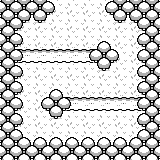

Below is a game level as drawn by its tile map, then a one-line description and the .tmx file that defines it, in full:
An orthogonal 10x10 tile map with 16x16 px tiles, 4 tile layers (Grass, Hills, Trees, top) and 2 objects.

<map version="1.8" tiledversion="1.8.4" orientation="orthogonal" renderorder="right-down" width="10" height="10" tilewidth="16" tileheight="16" infinite="0" nextlayerid="9" nextobjectid="7">
 <properties>
  <property name="audio" value="Forest" />
  <property name="color" value="7" />
  <property name="entrance" value="north" />
  <property name="exit" value="none" />
  <property name="shade" value="red" />
 </properties>
 <tileset firstgid="1" source="../tilesets/kenney_monochromerpg_tilemap_packed.tsx" />
 <layer id="1" name="Grass" width="10" height="10">
  <data encoding="csv">
1,1,1,1,1,1,1,1,1,1,
1,1,1,1,1,1,1,1,1,1,
1,1,1,1,1,1,1,1,1,1,
1,1,20,20,1,1,1,1,1,1,
1,1,1,1,1,1,1,1,1,1,
1,1,1,1,1,1,1,1,1,1,
1,1,1,1,1,1,1,1,1,1,
1,1,1,1,1,1,1,1,1,1,
1,1,1,1,1,1,1,1,1,1,
1,1,1,1,1,1,1,1,1,1
</data>
 </layer>
 <layer id="8" name="Hills" width="10" height="10">
  <data encoding="csv">
0,0,0,0,0,0,0,0,0,0,
0,0,0,0,0,0,0,0,0,0,
0,0,0,0,0,0,0,0,0,0,
73,73,73,73,73,73,0,0,0,0,
0,0,0,0,0,0,0,0,0,0,
0,0,0,0,0,0,0,0,0,73,
0,0,0,0,73,73,73,73,73,73,
73,0,0,0,0,0,0,0,0,0,
0,0,0,0,0,0,0,0,0,0,
0,0,0,0,0,0,0,0,0,0
</data>
 </layer>
 <layer id="2" name="Trees" width="10" height="10">
  <data encoding="csv">
29,29,29,0,0,0,0,29,29,29,
29,47,46,0,0,0,0,46,0,29,
29,0,0,0,0,0,0,0,0,29,
29,0,0,0,0,0,29,0,0,29,
29,0,0,0,0,0,46,0,0,29,
29,0,0,0,0,0,0,0,0,29,
29,0,0,29,0,0,0,0,0,29,
29,0,0,46,0,0,0,0,0,29,
29,0,0,0,0,0,0,0,0,29,
29,29,29,29,29,29,29,29,29,29
</data>
 </layer>
 <layer id="5" name="top" width="10" height="10">
  <data encoding="csv">
29,29,29,30,0,0,28,29,0,29,
29,0,0,0,0,0,0,0,45,29,
29,30,0,0,0,0,12,0,28,29,
29,30,0,0,0,28,29,30,28,29,
29,30,0,0,0,0,0,0,28,29,
29,30,0,12,0,0,0,0,28,29,
29,30,28,29,30,0,0,0,28,29,
29,30,0,0,0,0,0,0,28,29,
29,13,12,12,12,12,12,12,11,29,
29,29,29,29,29,29,29,29,29,29
</data>
 </layer>
 <objectgroup id="6" name="Water">
  <object id="1" gid="136" x="116.868" y="133.592" width="16" height="16">
   <properties>
    <property name="collideSoundEffect" value="Punch2__002" />
    <property name="trigger" value="giveWater,selfDestruct" />
   </properties>
  </object>
 </objectgroup>
 <objectgroup id="7" name="Enemies">
  <object id="4" gid="126" x="24.4276" y="86.8421" width="16" height="16">
   <properties>
    <property name="hostile" value="true" />
    <property name="onPlayerLookAt" value="stop" />
    <property name="onPlayerLookAway" value="go" />
    <property name="speed" value="0.2" />
    <property name="state" value="active" />
   </properties>
  </object>
 </objectgroup>
</map>